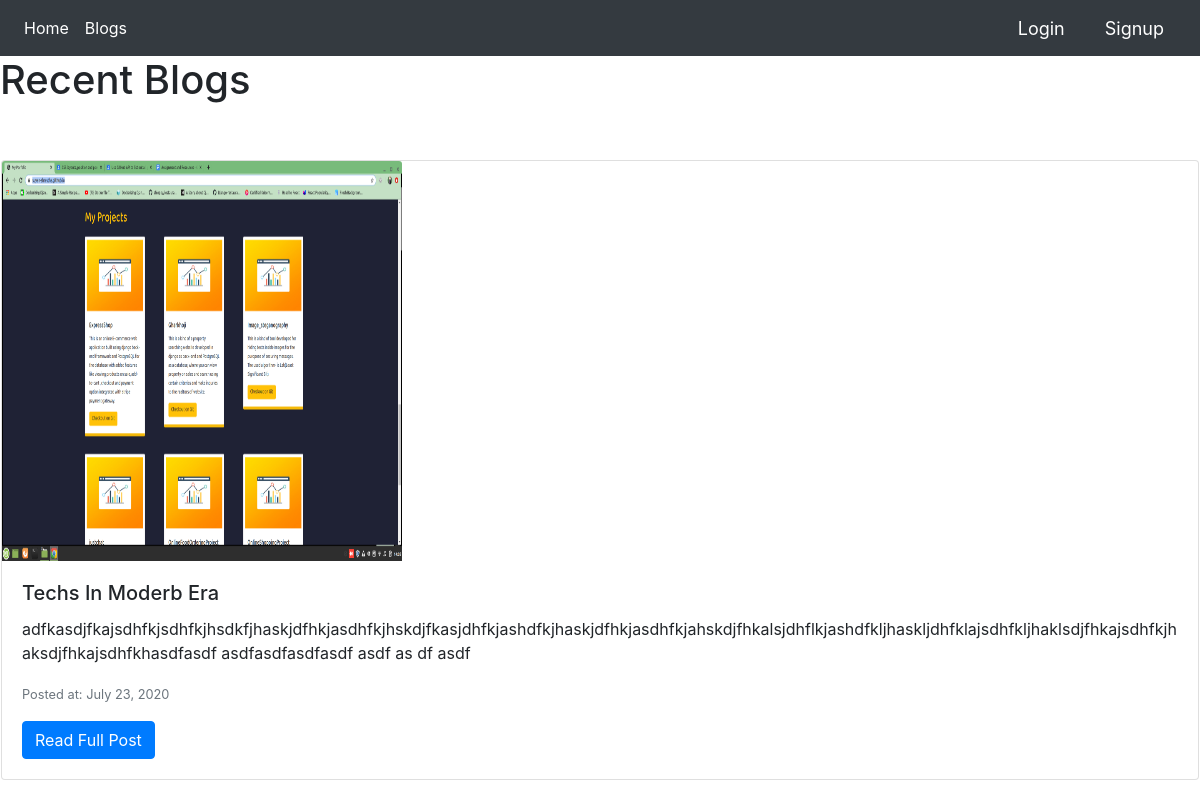
The app's page /blog/list/ with its own data.
### blog/models.py (models this page shows, shortened)
class BlogArticle(models.Model):
    title = models.CharField(max_length=150)
    description = models.TextField()
    image = models.ImageField(upload_to='blog/')
    author = models.ForeignKey(CustomUser, on_delete=models.CASCADE)
    created_at = models.DateField(auto_now_add=True)
    updated_at = models.DateField(auto_now=True)

### blog/views.py (the view)
# urls.py: path('list/', BlogsListView.as_view(), name='blog-list'),
class BlogsListView(ListView):
    queryset = BlogArticle.objects.all()
    template_name = 'blog/bloglist.html'
    context_object_name = 'blogs'

### blog/templates/blog/bloglist.html (shortened to what this page needs)
{% extends 'base.html' %}
{% block content %}
<h1>Recent Blogs</h1>
<div class="card-deck">
    {% for blog in blogs %}
    <div class="card my-5 mx-3">
        <img src="{{blog.image.url}}" class="card-img-top" alt="...">
        <div class="card-body">
            <h5 class="card-title">{{blog.title}}</h5>
            <p class="card-text">{{blog.description}}</p>
            <p class="card-text"><small class="text-muted">Posted at: {{blog.created_at}}</small></p>
            <a href="{% url 'blog:blog-detail' blog.pk %}" class="btn btn-primary">Read Full Post</a>
        </div>
    </div>
    {% endfor %}
</div>
{% endblock %}

### static/css/main.css (style rules this page uses)
body, html { margin: 0; padding: 0; height: 100%; }

### blog/templates/blog/bloglist.html (style rules this page uses)
.card-img-top { height: 400px; width: 400px; }

### records on screen
BlogArticle: image (picture), title "Techs In Moderb Era", description "adfkasdjfkajsdhfkjsdhfkjhsdkfjhaskjdfhkjasdhfkjhskdjfkasjdhfkjashdfkjhaskjdfhkjasdhfkjahskdjfhkalsjdhflkjashdfkljhaskljdhfklajsdhfkljhaklsdjfhkajsdhfkjhaksdjfhkajsdhfkhasdfasdf asdfasdfasdfasdf asdf as df asdf", created_at "July 23, 2020"
